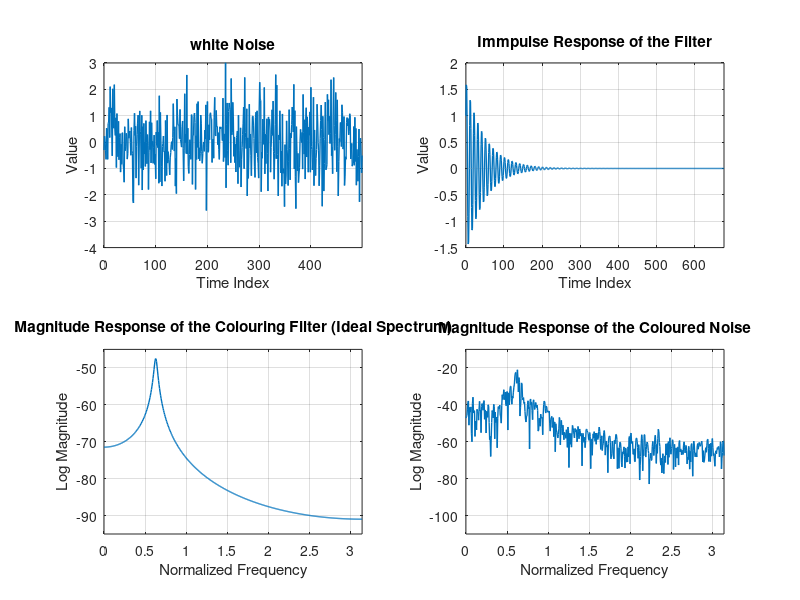
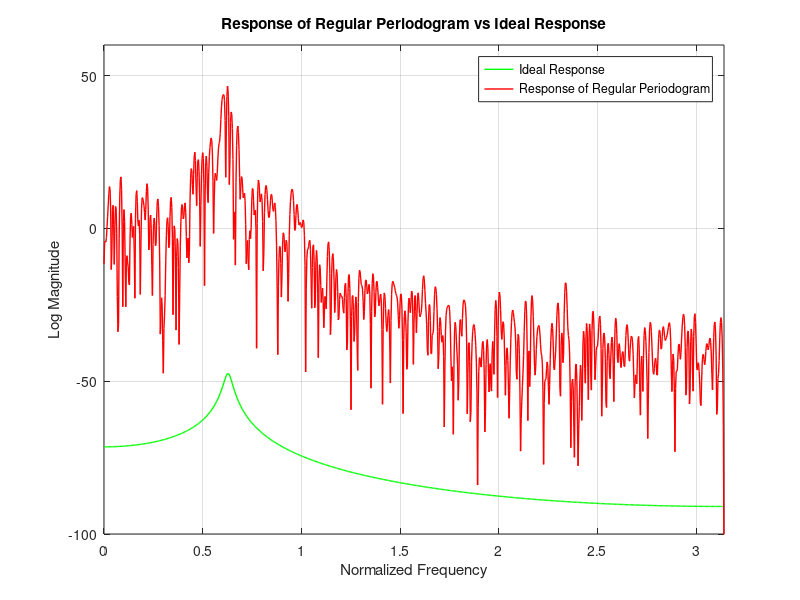
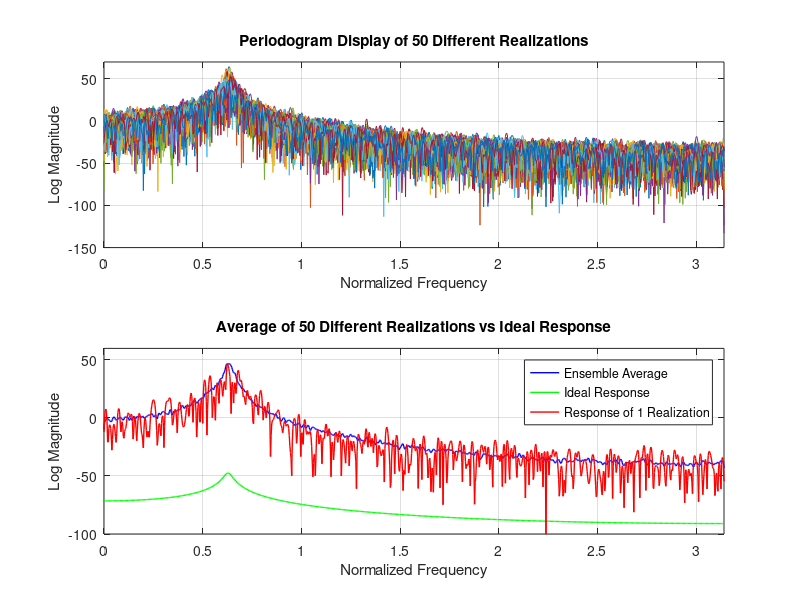

Recreate these plots in MATLAB, in order. (Note: this script raises an error after producing the figures.)
%% Power Spectral Density Estimation
clc
clearvars
close all
%% Generating Colored Noise
fs = 10e3;
ts = 1/fs;
t1 = 0:ts:500*ts-ts;
h1 = tf([1 0 0],[1 -1.585 0.96],1);
whitNos = randn([1,500]);
disp('Varaince of the White Noise')
disp(var(whitNos))
[h1,w1] = impz([1 0 0],[1 -1.585 0.96]);
[H1,W1] = freqz(h1,fs);

figure;
subplot(221)
plot((0:length(whitNos)-1),whitNos,'linewidth',1)
title('white Noise')
xlabel('Time Index')
ylabel('Value')
axis([0 length(whitNos)-1 -4 3])
grid

subplot(222)
plot(w1,h1,'linewidth',1)
title('Immpulse Response of the Filter')
xlabel('Time Index')
ylabel('Value')
axis([0 length(h1)-1 -1.5 2])
grid

subplot(223)
plot(W1,20*log10(abs(H1)),'linewidth',1)
title('Magnitude Response of the Colouring Filter (Ideal Spectrum)')
xlabel('Normalized Frequency')
ylabel('Log Magnitude')
axis([0 max(W1) -95 -45])
grid

clrdNos = conv(whitNos,h1);
[CN,WCN] = freqz(clrdNos,fs);
subplot(224)
plot(WCN,20*log10(abs(CN)),'linewidth',1)
title('Magnitude Response of the Coloured Noise')
xlabel('Normalized Frequency')
ylabel('Log Magnitude')
axis([0 max(WCN) -110 -10])
grid

%% Periodogram with 1 Realization
[p1ClrdNos,pW1] = periodogram(clrdNos);

figure;
plot(W1,20*log10(abs(H1)),'g','linewidth',1)
hold on 
plot(pW1,20*log10(p1ClrdNos),'r','linewidth',1)
grid
title('Response of Regular Periodogram vs Ideal Response')
xlabel('Normalized Frequency')
ylabel('Log Magnitude')
legend('Ideal Response','Response of Regular Periodogram')
axis([0 pi -100 60])

disp('Variance of 1 Realization using regular Periodogram')
disp(var(p1ClrdNos))
%% Periodogram with 50 different realizations
nwWhitNos = zeros(50,500);

for n = 1:50
    nwWhitNos(n,:) = randn([1,500]);
    nwClrdNos(n,:) = conv(nwWhitNos(n,:),h1);
    [p2ClrdNos(n,:),pW2] = periodogram(nwClrdNos(n,:));
end
ensmblAvg = mean(p2ClrdNos);
pClrdNosdB=20*log10(p2ClrdNos');

figure;
subplot(211)
plot(pW2,pClrdNosdB)
grid
title('Periodogram Display of 50 Different Realizations')
xlabel('Normalized Frequency')
ylabel('Log Magnitude')
axis([0 pi -150 70])

ensmblAvgdB=20*log10(ensmblAvg);
subplot(212)
plot(pW2,ensmblAvgdB,'b','linewidth',1)
hold on
plot(W1,20*log10(abs(H1)),'g','linewidth',1)
hold on 
plot(pW2,20*log10(p2ClrdNos(n,:)),'r','linewidth',1)
grid
title('Average of 50 Different Realizations vs Ideal Response')
xlabel('Normalized Frequency')
ylabel('Log Magnitude')
legend('Ensemble Average','Ideal Response','Response of 1 Realization')
axis([0 pi -100 60])

disp('Variance of 1 Realization using regular Periodogram')
disp(var(p2ClrdNos(n,:)))
disp('Variance of the Ensemble Average of 50 Realizations using regular Periodogram')
disp(var(ensmblAvg))

% Variance of the Ensemble Average vs 1 Realization:
% We see that the variance of one realization is greater than that of the
% ensemble average and is really obvious. We are averaging different
% variables, which leads to a lower variance. The local bias of the single
% frequency spectrum is significantly lower and the high frequency bias is
% significantly higher.

%% Blackman Tukey Method
wind = hamming(984-1);

for n = 1:50
    [btClrdNosPer(n,:),BTW]=per_smooth(nwClrdNos(n,:),wind,length(nwClrdNos(n,:))/2);
end
btClrdNosPerAve=mean(btClrdNosPer);
figure;
btClrdNosPerdB=20*log10(btClrdNosPer');
subplot(2,1,1)
plot(BTW,btClrdNosPerdB)
grid
title('Blackma-Tukey with Hamming Window')
xlabel('Normalized Frequency')
ylabel('LogMagnitude');
axis([0 pi -80 10+max(max(btClrdNosPerdB))])

subplot(2,1,2)
btClrdNosPerAvedB=20*log10(btClrdNosPerAve);
plot(BTW,btClrdNosPerAvedB,'b','linewidth',1)
hold on
plot(W1,20*log10(abs(H1)),'g','linewidth',1)
hold on
plot(BTW,20*log10(btClrdNosPer(n,:)),'r','linewidth',1)
grid on
axis([0 pi -100 80])
title('Average of 50 Different Realizations')
xlabel('Normalized Frequency')
ylabel('Log Magnitude')
legend('Average of 50 Different Realizations','Ideal Response','Response of 1 Realization')

disp('Variance of 1 Realization Using Blackman-Tukey')
disp(var(btClrdNosPer(n,:)))
disp('Variance of the Ensemble Average of 50 Realizations Using Blackman-Tukey')
disp(var(btClrdNosPerAve))

% Blackman-Tukey Method:
% What Balckman-Tukey does is just takes the periodogram and smooths it using
% a window. This window could be any window, we have used Hamming window
% here. After applying the window the abberations in the signle realization
% spectrum have reduced. Similarly the ensemble average spectrum is also
% very smooth. 
%% MVDR with 200 Tap FIR Filter
w = 0:pi/1024:pi;
for n = 1:50
    [mv1ClrdNosSpctr(n,:)]=MV(nwClrdNos(n,:),199,w);
end
figure;
subplot(211)
mv1ClrdNosSpctrdB = 10*log10(mv1ClrdNosSpctr');
plot(w/(2*pi),mv1ClrdNosSpctrdB)
grid
axis([0 1/2 min(min(mv1ClrdNosSpctrdB))-10 10+max(max(mv1ClrdNosSpctrdB))])
xlabel('Normalized Frequency')
ylabel('Log Magnitude');
title('Minimum Variance Method (200 Length Filters)')

subplot(212)
plot(w/(2*pi),10*log10(mv1ClrdNosSpctr(n,:)'),'r','linewidth',1)
grid
hold on
mv1ClrdNosSpctrAve=mean(mv1ClrdNosSpctr);
mv1ClrdNosSpctrAvedB=20*log10(mv1ClrdNosSpctrAve);
plot(w/(2*pi),mv1ClrdNosSpctrAvedB,'b','linewidth',1)
hold on
plot(W1/(2*pi),20*log10(abs(H1)),'g','linewidth',1)
xlabel('Normalized Frequency')
ylabel('Log Magnitude');
title('Minimum Variance Spectrum Comparision (200 Length Filters)')
legend('1 Realization','Ensemble Average','Ideal Response')

disp('Variance of 1 Realization Using Minimum Variance (200 Length Filters)')
disp(var(mv1ClrdNosSpctr(n,:)))
disp('Variance of the Ensemble Average of 50 Realizations Using Minimum Variance (200 Length Filters)')
disp(var(mv1ClrdNosSpctrAve))

% Minimum Variance Method (Length 200 FIR Filter):
% Just by looking at the plot one can say that 200th order local FIR
% filters aren't enough. The one realization spectrum is not even close to
% the ensemble average spectrum. In addition to that the variation are so
% huge that it is difficult to find the main frequency. The ensemble
% average spectrum is not good either. for sure it is smooth but lower high
% frequency bias gives rise to higher local bias, and that is quite visible
% here.
%% MVDR with 500 tap FIR Filters 

for n = 1:50
    [mv2ClrdNosSpctr(n,:)]=MV(nwClrdNos(n,:),499,w);
end
figure;
subplot(211)
mv2ClrdNosSpctrdB = 10*log10(mv2ClrdNosSpctr');
plot(w/(2*pi),mv2ClrdNosSpctrdB)
grid
axis([0 1/2 min(min(mv2ClrdNosSpctrdB))-10 10+max(max(mv2ClrdNosSpctrdB))])
xlabel('Normalized Frequency')
ylabel('Log Magnitude');
title('Minimum Variance Method (500 Length Filters)')

subplot(212)
plot(w/(2*pi),20*log10(mv2ClrdNosSpctr(n,:)'),'r','linewidth',1)
grid
hold on
mv2ClrdNosSpctrAve=mean(mv2ClrdNosSpctr);
mv2ClrdNosSpctrAvedB=20*log10(mv2ClrdNosSpctrAve);
plot(w/(2*pi),mv2ClrdNosSpctrAvedB,'b','linewidth',1)
hold on
plot(W1/(2*pi),20*log10(abs(H1)),'g','linewidth',1)
xlabel('Normalized Frequency')
ylabel('Log Magnitude');
title('Minimum Variance Spectrum Comparision (500 Length Filters)')
legend('1 Realization','Ensemble Average','Ideal Response')

disp('Variance of 1 Realization Using Minimum Variance (500 Length Filters)')
disp(var(mv2ClrdNosSpctr(n,:)))
disp('Variance of the Ensemble Average of 50 Realizations Using Minimum Variance (500 Length Filters)')
disp(var(mv2ClrdNosSpctrAve))

% Minimum Variance Method (Length 500 FIR filters):
% Now the difference can be noted even by a non signal processing
% engineer!! 500 length filters have done the job quite well. The single
% realization spectrum matches the shape of the ensemble average spectrum
% (Not completely though but still has some improvement). The main
% frequency can be spotted from the spectrum. Even the variation through
% out the spectrum have lower magnitude but now occur at a higher rate. The
% ensemble average spectrum is sharper as compared to the previous attempt.
% But as said earlier, lower local bias comes at a cost of higher high
% frequency bias.
%% Welch's Method with no Segment Overlaps
N = 984; % Number of samples in the signal
K = 3; % Number of segments
L1 = N/K; % In case ofNo overlap
wind = hamming(L1); % Rectangular Window

% Generating 50 sample signals and their periodograms
for n=1:50
    [wlch1ClrdNosSpctr(n,:),Wlch]=pwelch(nwClrdNos(n,:),wind,L1/2,2^12);
end
wlch1ClrdNosSpctrAve=mean(wlch1ClrdNosSpctr);

figure;
wlch1ClrdNosSpctrdB=20*log10(wlch1ClrdNosSpctr');
subplot(2,1,1)
plot(Wlch/(2*pi),wlch1ClrdNosSpctrdB)
axis([0 1/2 -80 10+max(max(wlch1ClrdNosSpctrdB))])
title('Welch Method (No Overlap)')
xlabel('Normalized Frequency')
ylabel('Log Magnitude');
grid

wlch1ClrdNosSpctrAvedB=20*log10(wlch1ClrdNosSpctrAve);
subplot(2,1,2)
plot(Wlch/(2*pi),20*log10(wlch1ClrdNosSpctr(n,:)'),'r','linewidth',1)
hold on
plot(Wlch/(2*pi),wlch1ClrdNosSpctrAvedB,'b','linewidth',1)
hold on
plot(W1/(2*pi),20*log10(abs(H1)),'g','linewidth',1)
xlabel('Normalized Frequency')
ylabel('Log Magnitude');
title('Welch Method Spectrum Comparision (No Overlap)')
legend('1 Realization','Ensemble Average','Ideal Response')
axis([0 1/2 -100 10+max(wlch1ClrdNosSpctrAvedB)])
grid

disp('Variance of 1 Realization Using Welch Method (No Overlap)')
disp(var(wlch1ClrdNosSpctr(n,:)))
disp('Variance of the Ensemble Average of 50 Realizations Using Welch Method (No Overlap)')
disp(var(wlch1ClrdNosSpctrAve))

% Welch's Method with No Overlap:
% Using the Welch's method with no overlap the spectrum of just one
% realization has abberations like ususal but a point to note is that the
% local bias around the main frequency is high. The ensemble average
% spectrum is comparitively smooth.
%% Welch's Method with 50% Overlap Between Adjacent Segments

N=984; % Number of samples in the signal
K=3; % Number of segments
L2=(2*N)/(K+1); % In case of 50% overlap
wind=hamming(L2); % Rectangular Window

for n=1:50
    [wlch2ClrdNosSpctr(n,:),Wlch]=pwelch(nwClrdNos(n,:),wind,L2/2,2^12);
end
wlch2ClrdNosSpctrAve=mean(wlch2ClrdNosSpctr);

figure;
wlch2ClrdNosSpctrdB=20*log10(wlch2ClrdNosSpctr');
subplot(2,1,1)
plot(Wlch/(2*pi),wlch2ClrdNosSpctrdB)
axis([0 1/2 -80 10+max(max(wlch2ClrdNosSpctrdB))])
title('Welch Method (50% Overlap)')
xlabel('Normalized Frequency')
ylabel('Log Magnitude');
grid

wlch2ClrdNosSpctrAvedB=20*log10(wlch2ClrdNosSpctrAve);
subplot(2,1,2)
plot(Wlch/(2*pi),20*log10(wlch2ClrdNosSpctr(n,:)'),'r','linewidth',1)
hold on
plot(Wlch/(2*pi),wlch2ClrdNosSpctrAvedB,'b','linewidth',1)
hold on
plot(W1/(2*pi),20*log10(abs(H1)),'g','linewidth',1)
xlabel('Normalized Frequency')
ylabel('Log Magnitude');
title('Welch Method Spectrum Comparision (50% Overlap)')
legend('1 Realization','Ensemble Average','Ideal Response')
axis([0 1/2 -100 10+max(wlch2ClrdNosSpctrAvedB)])
grid

disp('Variance of 1 Realization Using Welch Method (50% Overlap)')
disp(var(wlch2ClrdNosSpctr(n,:)))
disp('Variance of the Ensemble Average of 50 Realizations Using Welch Method (50% Overlap)')
disp(var(wlch2ClrdNosSpctrAve))

% Welch's Method with 50% overlap:
% On comparing the response with the one with no overlap we can see that
% the spectrum of just one realization has lower magnitude of variations
% but this variations are now at a quicker rate. The ensemble average
% spectrum here has a lower local bias and higher (comparitively) high frequency
% bias.
%% Multitapere Method
N = 984;
dpss_params = {2.5,3};
for n=1:50
    [mtpr1ClrdNosSpctr(n,:) MT] = pmtm(nwClrdNos(n,:),dpss_params);
end
mtpr1ClrdNosSpctrAve=mean(mtpr1ClrdNosSpctr);

figure;
mtpr1ClrdNosSpctrdB=20*log10(mtpr1ClrdNosSpctr');
subplot(2,1,1)
plot(MT/(2*pi),mtpr1ClrdNosSpctrdB)
axis([0 1/2 -80 10+max(max(mtpr1ClrdNosSpctrdB))])
title('Multitapered Method (DPSS window)')
xlabel('Normalized Frequency')
ylabel('Log Magnitude');
grid

mtpr1ClrdNosSpctrAvedB=20*log10(mtpr1ClrdNosSpctrAve);
subplot(2,1,2)
plot(MT/(2*pi),20*log10(mtpr1ClrdNosSpctr(n,:)'),'r','linewidth',1)
hold on
plot(MT/(2*pi),mtpr1ClrdNosSpctrAvedB,'b','linewidth',1)
hold on
plot(W1/(2*pi),20*log10(abs(H1)),'g','linewidth',1)
xlabel('Normalized Frequency')
ylabel('Log Magnitude');
title('Multi Taper Spectrum Comparision (DPSS Window)')
legend('1 Realization','Ensemble Average','Ideal Response')
axis([0 1/2 -100 10+max(mtpr1ClrdNosSpctrAvedB)])
grid

disp('Variance of 1 Realization Using Multi Taper Method with DPSS window')
disp(var(mtpr1ClrdNosSpctr(n,:)))
disp('Variance of the Ensemble Average of 50 Realizations Using Multi Taper Method with DPSS window')
disp(var(mtpr1ClrdNosSpctrAve))

% Multitaper:
% From the plots we can see that the spectrum of the ensemble average is really sharp at the main
% frequency and has abberations through out the band. In case of one
% realization it seems to have very high variations as compared to the
% ensemble average plot. Talking about Bais, One single realization seems
% to have a slightly narrow spectrum at the main frequency. It has Lower
% Local bias and higer high frequency bias
%% Discussion and Comparision of the Algorithms
% Different methods gave us different spectrum. Some had smoother spectrum
% like Multitaper/Welch (No Overlap), whereas some had sharper spectrum with 
% high resolution like Blackman-Tukey. We also saw that some methods gave us 
% comparitively good responses even with a single realizations like Multitaper 
% when compared to Minimum Variance (200/500 length). Now depending on the 
% application and the amount of money a company can spend to make a sophisticated 
% product decides on to which method will be pciked. If A company can have 
% different realizations they can definitely go for Welch's Method (as it is really 
% smooth), whereas it is highly likely that only one realization will be available. 
% In that case one will go for Multitaperd as it gives a workable spectrum only 
% with one realization. Sometimes what matters is resolution to seperate
% nearby frequencies. In this case Minimum Variance does the trick. It can
% be seen that it has a really nice peak. And if we have a good band pass
% filter then this method would be enough. SImilarly if resolution is
% needed and only one realization is available one can even go for a
% periodogram but it would need a really good narrow band filter to take
% the peak out.